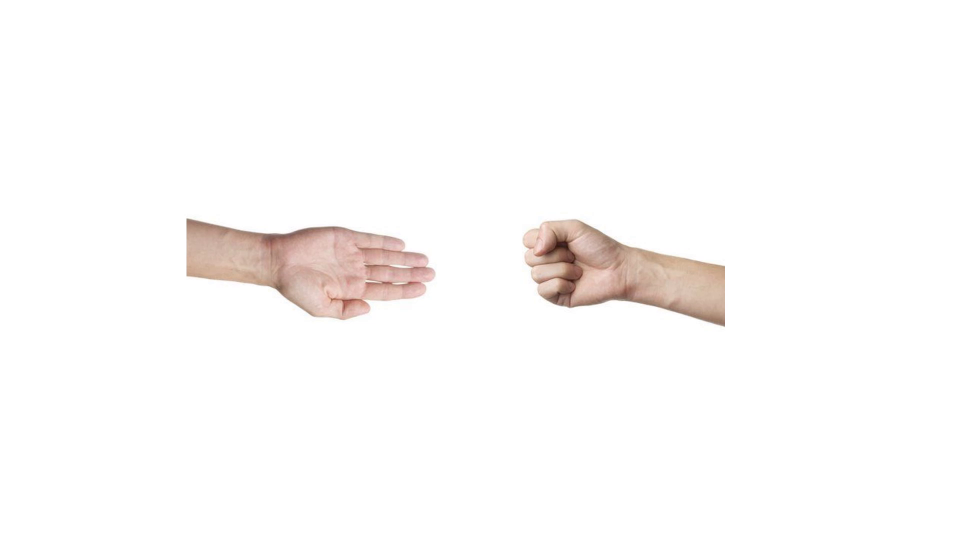
#> input picture frame 92 of pedra-papel-tesoura.mp4, 1920 x 1080 px (shown at 1/2 size)
$ python jogo.py
#> lines starting #> are read from the running program, lines starting #| are printed output that depends on the picture; after the words box and inside, x2 and y2 are one past the last pixel; in counts of white or black regions, pixels touching at a corner belong together
import cv2
import numpy as np

#Cor padrão para desenhos e textos.
roxinho = (115, 50, 168)

placar = [0, 0]

frame_por_segundo = 0

#Converte a imagem para HSV
def imagem_para_hsv(img):
    return cv2.cvtColor(img, cv2.COLOR_BGR2HSV)

#Acha o range de cores das mãos
def achar_cores(hsv):
    mask_hsv_rosa = cv2.inRange(hsv, np.array([0, 20, 0]), np.array([255, 255, 255]))
    mask_hsv_amarelo = cv2.inRange(hsv, np.array([0, 30, 0]), np.array([255, 255, 255]))
    return cv2.bitwise_or(mask_hsv_amarelo, mask_hsv_rosa)

#Define os contornos da imagem
def acha_contorno(hsv):
    contornos, _ = cv2.findContours(achar_cores(hsv), cv2.RETR_TREE, cv2.CHAIN_APPROX_SIMPLE)
    return sorted(contornos, key=cv2.contourArea, reverse= True)

#Retorna o valor numérico da área do contorno
def acha_area_contorno(contorno):
    return cv2.contourArea(contorno)

#Desenha o contorno em torno da imagem
def desenha_contorno(rgb, contornos):
    contornos_img = rgb.copy()
    return cv2.drawContours(contornos_img, [contornos[0], contornos[1]], -1, roxinho, 5)

#Identifica o tipo movimento
def identifica_movimento(area):
    if(50000 < area < 52000):
        return 'Pedra'
    if(63000  < area < 64000):
        return 'Papel'
    if(48000 < area < 49500):
        return 'Tesoura'

#Imprime na tela um texto
def exibe_texto(txt, y):
    return cv2.putText(desenho_contornos, str(txt),(50,y), cv2.FONT_HERSHEY_SIMPLEX,1, roxinho,2,cv2.LINE_AA)

#Calcula o centro de massa do objeto.
def centro_do_objeto(contorno):
    return int(cv2.moments(contorno)['m10']/cv2.moments(contorno)['m00']) + int(cv2.moments(contorno)['m01']/cv2.moments(contorno)['m00'])

#Identifica a posição do jogador
def identifica_jogador(contornos):
    if (centro_do_objeto(contornos[0]) < centro_do_objeto(contornos[1])):
        jogador1 = contornos[0]
        jogador2 = contornos[1]
    else:
        jogador1 = contornos[1]
        jogador2 = contornos[0]
    return jogador1, jogador2

#Identifica o jogador ganhador
def identifica_vitoria(movimento_1, movimento_2):
    if(movimento_1 == movimento_2):
        return 'Empate'
    elif(movimento_1 == 'Pedra'):
        if movimento_2 == "Tesoura":
            return 'Jogador 1 ganhou!'
        else:
            return 'Jogador 2 ganhou!'
    elif(movimento_1 == 'Papel'):
        if movimento_2 == "Pedra":
            return 'Jogador 1 ganhou!'
        else:
            return 'Jogador 2 ganhou!'
    elif(movimento_1 == 'Tesoura'):
        if movimento_2 == "Papel":
            return 'Jogador 1 ganhou!'
        else:
            return 'Jogador 2 ganhou!'

def calcula_placar(resultado):
    if(frame_por_segundo % 85 == 0):
        if(resultado == 'Jogador 1 ganhou!'):
            placar[0] += 1
        if(resultado == 'Jogador 2 ganhou!'):
            placar[1] += 1

cv2.namedWindow("checkpoint")
video = cv2.VideoCapture("pedra-papel-tesoura.mp4")

if video.isOpened():
    rval, frame = video.read()
#> frame is the input picture: shape (1080, 1920, 3); mean B, G, R 249.3, 250.1, 252
else:
    rval = False
while rval:
    frame_por_segundo += 1

    hsv = imagem_para_hsv(frame)
#> in imagem_para_hsv, `return cv2.cvtColor(img, cv2.COLOR_BGR2HSV)`: returned value: shape (1080, 1920, 3); mean H, S, V 1.3, 3.4, 252

    #Acha o contorno das mãos
    contornos = acha_contorno(hsv)
#> in achar_cores, `mask_hsv_rosa = cv2.inRange(hsv, np.array([0, 20, 0]), np.array([255, ..`:
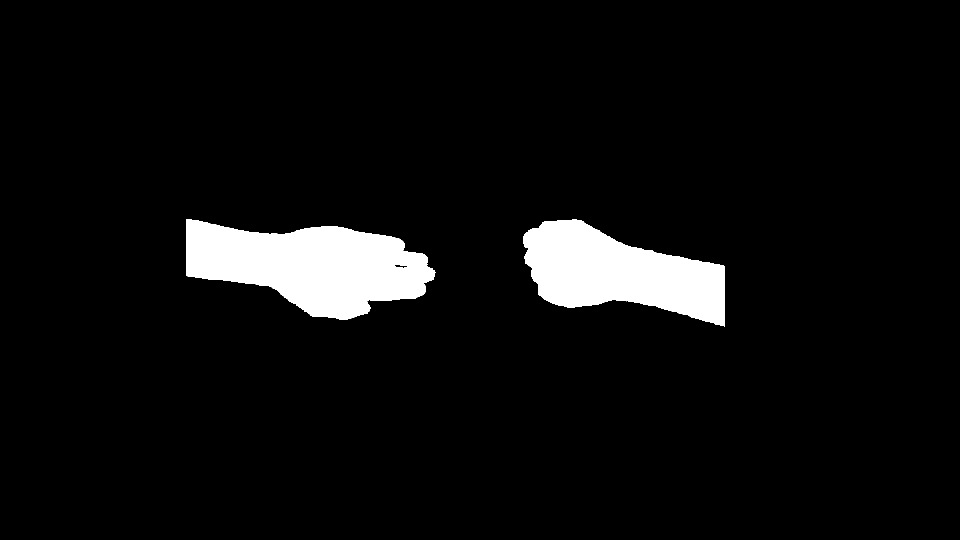
#> mask_hsv_rosa: shape (1080, 1920) (shown at 1/2 size); 5.6% white; 2 white regions, box (x1, y1, x2, y2) and area: (373, 438, 871, 640) 63678, (1046, 438, 1450, 654) 51858
#> in achar_cores, `mask_hsv_amarelo = cv2.inRange(hsv, np.array([0, 30, 0]), np.array([25..`:
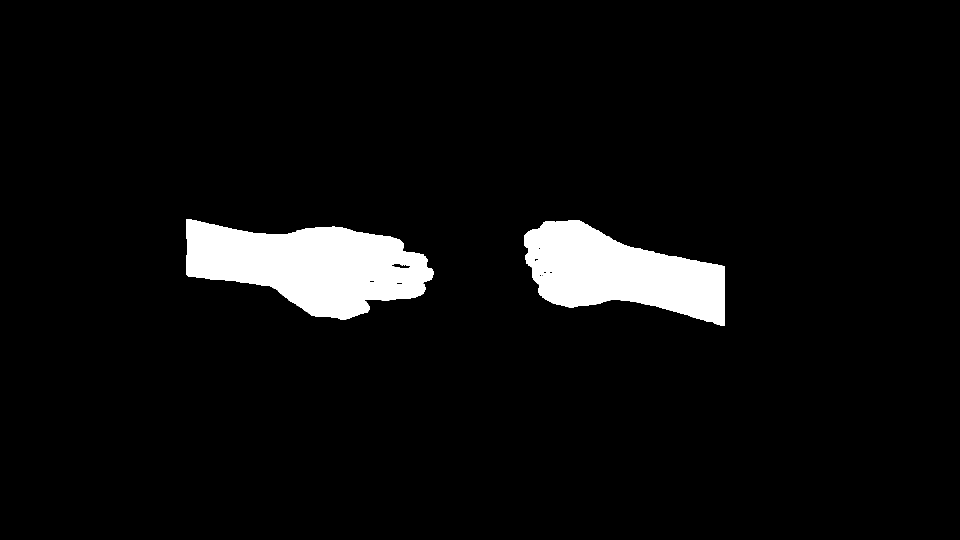
#> mask_hsv_amarelo: shape (1080, 1920) (shown at 1/2 size); 5.5% white; 2 white regions
#> in acha_contorno, `contornos, _ = cv2.findContours(achar_cores(hsv), cv2.RETR_TREE, cv2.C..`: contornos = 3 contours; box (x1, y1, x2, y2) and area: (373, 438, 871, 640) 63126, (1046, 438, 1450, 654) 51310, (787, 529, 819, 537) 114
    #Desenha o contorno das mãos
    desenho_contornos = desenha_contorno(frame, contornos)

    #Identifica a posição dos jogadores na tela
    jogador1, jogador2 = identifica_jogador(contornos)
#> in identifica_jogador, `jogador1 = contornos[0]`: jogador1 = contour of 390 points, box (x1, y1, x2, y2) (373, 438, 871, 640), area 63126
#> in identifica_jogador, `jogador2 = contornos[1]`: jogador2 = contour of 393 points, box (x1, y1, x2, y2) (1046, 438, 1450, 654), area 51310

    #Calcula a area de contorno dos jogadores
    area_1 = acha_area_contorno(jogador1)
#> area_1 = 63126.5
    area_2 = acha_area_contorno(jogador2)
#> area_2 = 51309.5

    #Identifica o movimento dos jogadores
    movimento_1 = identifica_movimento(area_1)
#> movimento_1 = 'Papel'
    movimento_2 = identifica_movimento(area_2)
#> movimento_2 = 'Pedra'

    resultado = identifica_vitoria(movimento_1,movimento_2)
#> resultado = 'Jogador 1 ganhou!'

    calcula_placar(resultado)

    #Imprime os movimentos realizado na tela
    ala = exibe_texto(movimento_1+' x '+movimento_2, 50)
    #Imprime na tela o placar
    ala = exibe_texto(str(placar), 100)
    #Imprime o resultado da partida na tela
    ala = exibe_texto(resultado, 150)
#> call 3 of exibe_texto, with txt = 'Jogador 1 ganhou!', y = 150
#> in exibe_texto (call 3), `return cv2.putText(desenho_contornos, str(txt),(50,y), cv2.FONT_HERSHE..`:
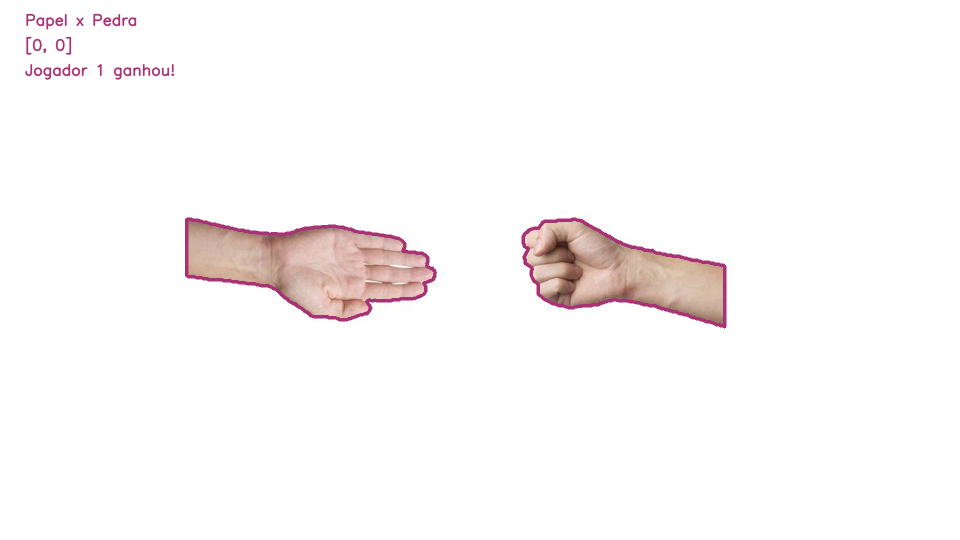
#> returned value: shape (1080, 1920, 3) (shown at 1/2 size); mean B, G, R 248.4, 248.4, 251.4

    #Exibe a imagem scriptada.
    cv2.imshow("checkpoint", ala)

    rval, frame = video.read()
    key = cv2.waitKey(20)
#> (key Esc is pressed here)

    #Caso a tecla ESC for pressionada, o vídeo para.
    if key == 27:
        break
cv2.destroyWindow("checkpoint")
video.release()

$ run again, starting later in the video
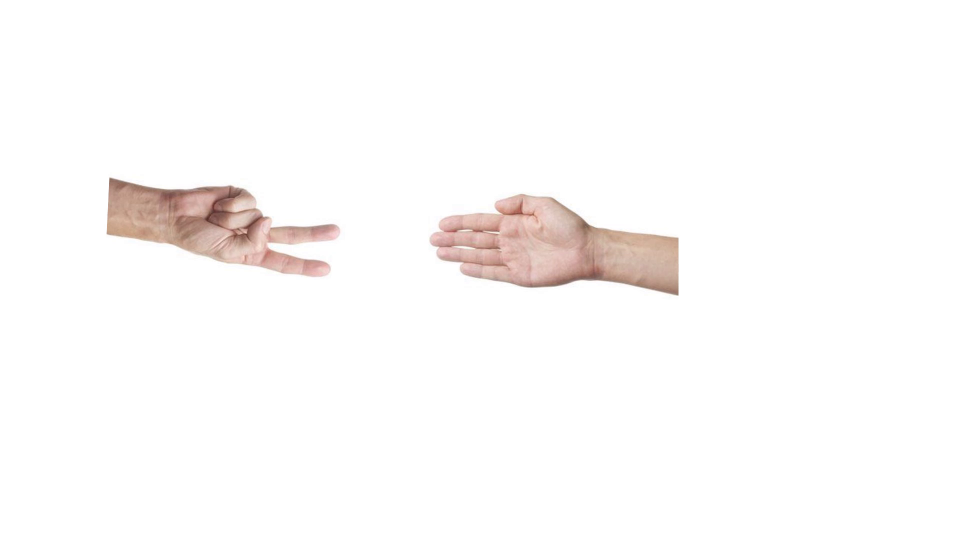
#> input picture frame 416 of pedra-papel-tesoura.mp4, 1920 x 1080 px (shown at 1/2 size)
#> frame is the input picture: shape (1080, 1920, 3); mean B, G, R 249.5, 250.1, 252.1
#> in achar_cores, `mask_hsv_rosa = cv2.inRange(hsv, np.array([0, 20, 0]), np.array([255, ..`:
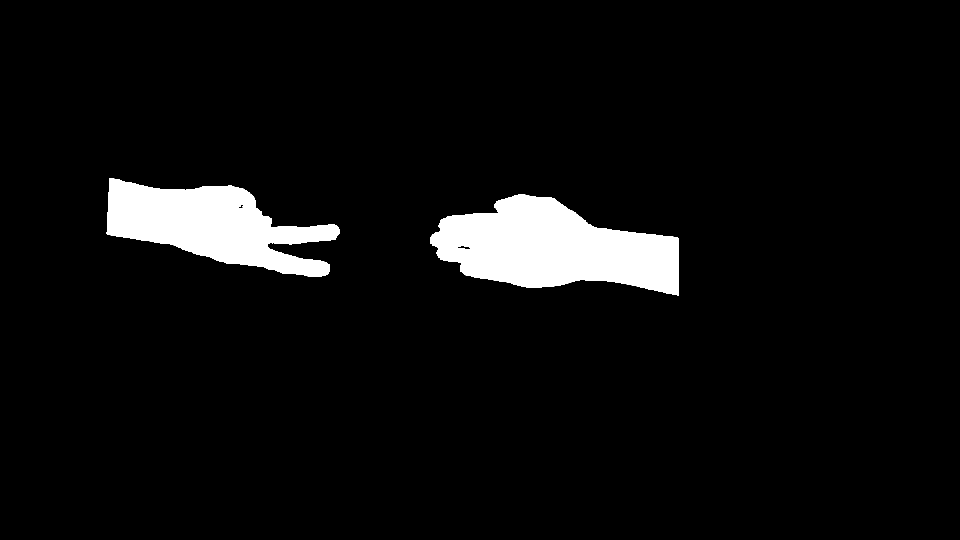
#> mask_hsv_rosa: shape (1080, 1920) (shown at 1/2 size); 5.5% white; 2 white regions, box (x1, y1, x2, y2) and area: (860, 388, 1358, 592) 63689, (213, 356, 680, 554) 49621
#> mask_hsv_amarelo: shape (1080, 1920); 5.3% white; 2 white regions
#> in acha_contorno, `contornos, _ = cv2.findContours(achar_cores(hsv), cv2.RETR_TREE, cv2.C..`: contornos = 5 contours, 1 with area under 20; largest, box (x1, y1, x2, y2) and area: (860, 388, 1358, 592) 63145, (213, 356, 680, 554) 48938, (911, 491, 944, 499) 122, (477, 409, 487, 417) 40
#> in identifica_jogador, `jogador1 = contornos[1]`: jogador1 = contour of 452 points, box (x1, y1, x2, y2) (213, 356, 680, 554), area 48938
#> in identifica_jogador, `jogador2 = contornos[0]`: jogador2 = contour of 420 points, box (x1, y1, x2, y2) (860, 388, 1358, 592), area 63145
#> area_1 = 48938
#> area_2 = 63145
#> movimento_1 = 'Tesoura'
#> movimento_2 = 'Papel'
#> resultado = 'Jogador 1 ganhou!'
#> in exibe_texto (call 3), `return cv2.putText(desenho_contornos, str(txt),(50,y), cv2.FONT_HERSHE..`:
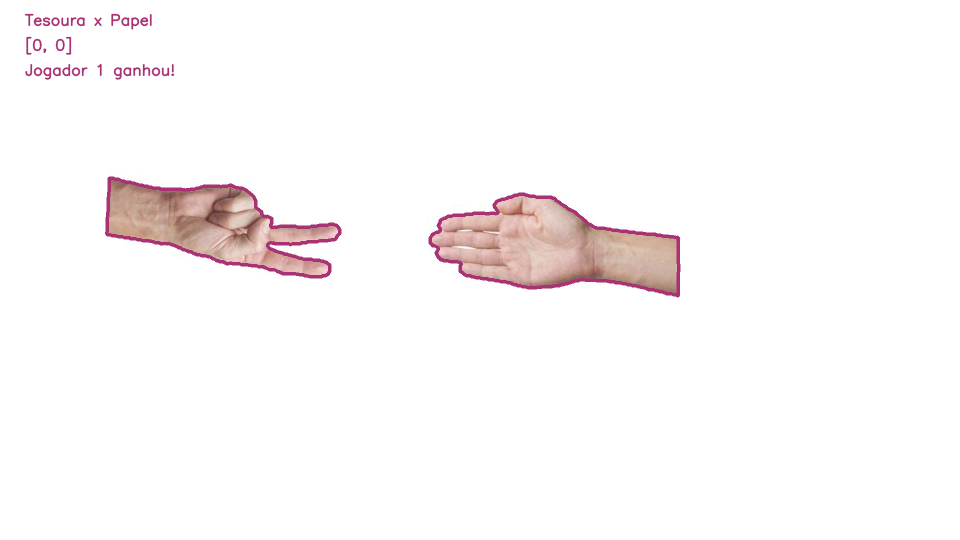
#> returned value: shape (1080, 1920, 3) (shown at 1/2 size); mean B, G, R 248.4, 248.2, 251.4

$ run again, starting later in the video
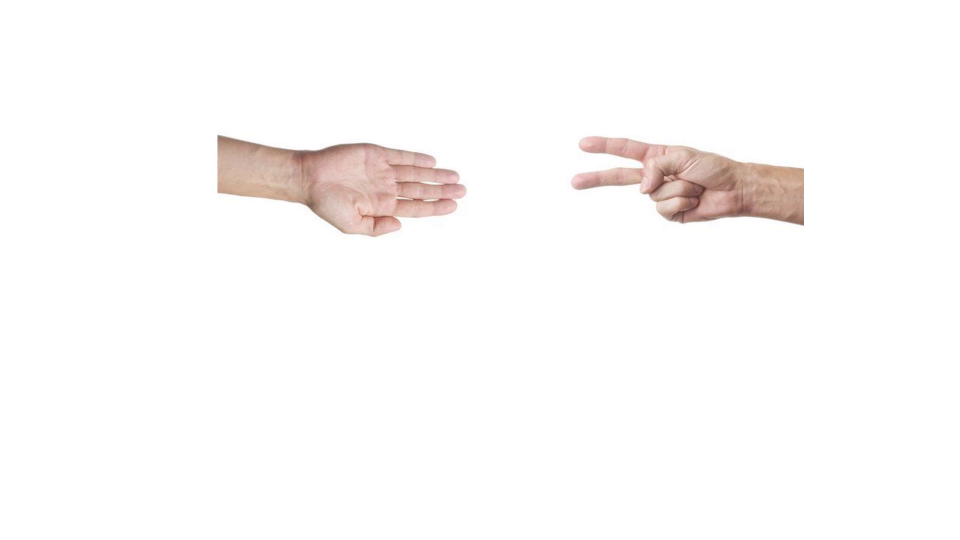
#> input picture frame 740 of pedra-papel-tesoura.mp4, 1920 x 1080 px (shown at 1/2 size)
#> frame is the input picture: shape (1080, 1920, 3); mean B, G, R 249.4, 250.1, 252.1
#> in achar_cores, `mask_hsv_rosa = cv2.inRange(hsv, np.array([0, 20, 0]), np.array([255, ..`:
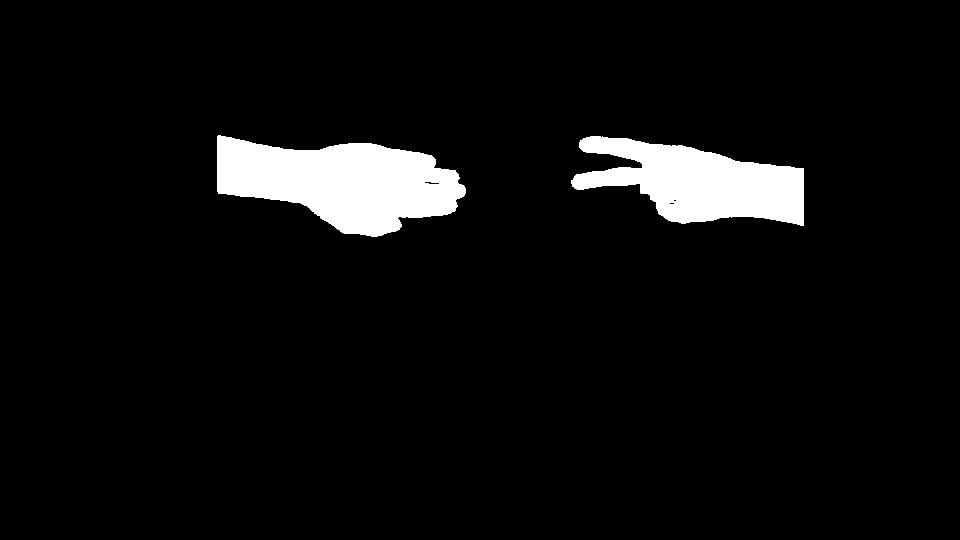
#> mask_hsv_rosa: shape (1080, 1920) (shown at 1/2 size); 5.5% white; 2 white regions, box (x1, y1, x2, y2) and area: (434, 270, 932, 474) 63967, (1142, 272, 1608, 452) 49578
#> mask_hsv_amarelo: shape (1080, 1920); 5.3% white; 2 white regions
#> in acha_contorno, `contornos, _ = cv2.findContours(achar_cores(hsv), cv2.RETR_TREE, cv2.C..`: contornos = 7 contours, 3 with area under 20; largest, box (x1, y1, x2, y2) and area: (434, 270, 932, 474) 63406, (1142, 272, 1608, 452) 48896, (849, 363, 881, 369) 104, (1339, 403, 1349, 409) 28
#> in identifica_jogador, `jogador1 = contornos[0]`: jogador1 = contour of 411 points, box (x1, y1, x2, y2) (434, 270, 932, 474), area 63406
#> in identifica_jogador, `jogador2 = contornos[1]`: jogador2 = contour of 389 points, box (x1, y1, x2, y2) (1142, 272, 1608, 452), area 48896
#> area_1 = 63405.5
#> area_2 = 48895.5
#> movimento_1 = 'Papel'
#> movimento_2 = 'Tesoura'
#> resultado = 'Jogador 2 ganhou!'
#> in exibe_texto (call 3), `return cv2.putText(desenho_contornos, str(txt),(50,y), cv2.FONT_HERSHE..`:
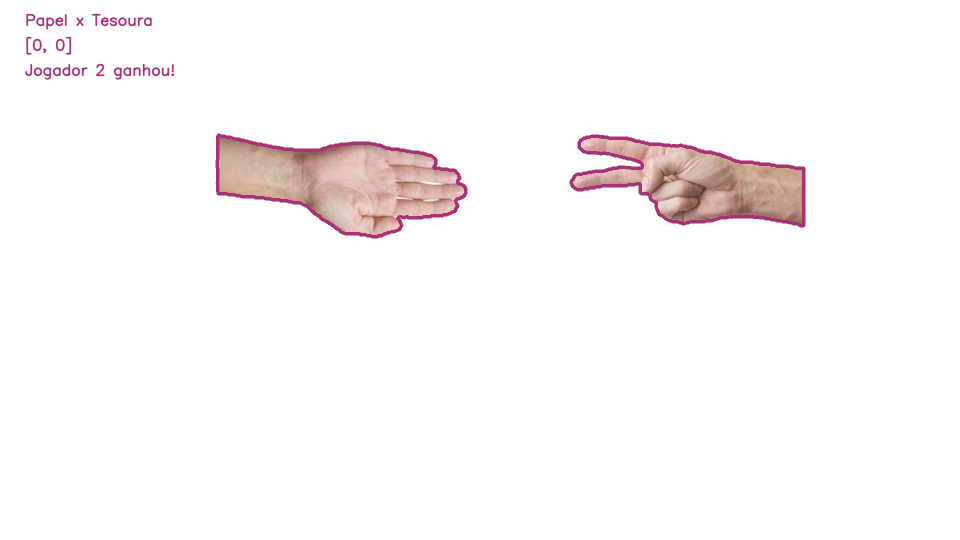
#> returned value: shape (1080, 1920, 3) (shown at 1/2 size); mean B, G, R 248.4, 248.2, 251.4
